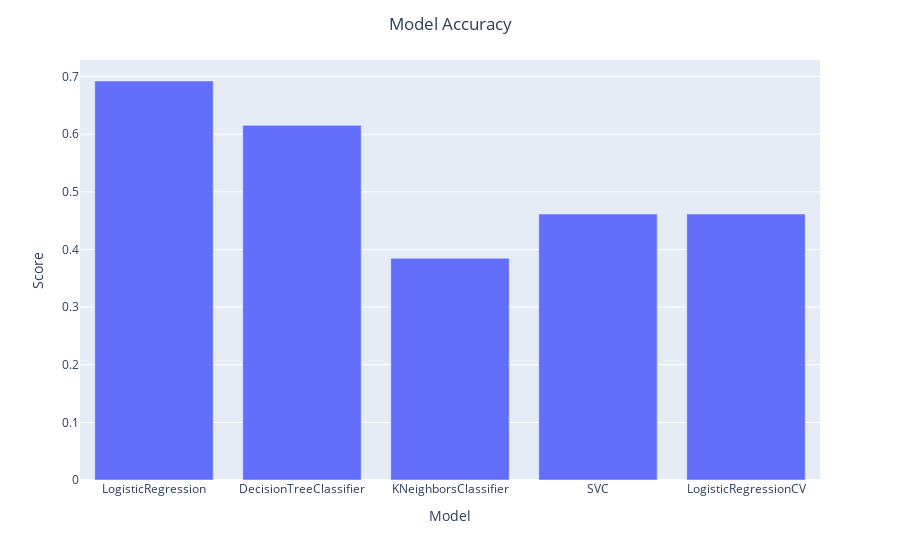

Here is the notebook cell this chart was saved with:
### Code cell
pFig1 = px.bar(performDf, x = 'Model', y = 'Score')
pFig1.update_layout(
            title={
            'text' : 'Model Accuracy',
            'x':0.5,
            'xanchor': 'center'
        })
pFig1.show()

### Figure 1 — Plotly figure (JSON) as saved in the notebook; plotly's stock layout.template omitted (floating-point values rounded to 4 significant figures)
{"data": [{"alignmentgroup": "True", "hovertemplate": "Model=%{x}<br>Score=%{y}<extra></extra>", "legendgroup": "", "marker": {"color": "#636efa", "pattern": {"shape": ""}}, "name": "", "offsetgroup": "", "orientation": "v", "showlegend": false, "textposition": "auto", "type": "bar", "x": ["LogisticRegression", "DecisionTreeClassifier", "KNeighborsClassifier", "SVC", "LogisticRegressionCV"], "xaxis": "x", "y": [0.6923, 0.6154, 0.3846, 0.4615, 0.4615], "yaxis": "y"}], "layout": {"barmode": "relative", "legend": {"tracegroupgap": 0}, "margin": {"t": 60}, "title": {"text": "Model Accuracy", "x": 0.5, "xanchor": "center"}, "xaxis": {"anchor": "y", "domain": [0, 1], "title": {"text": "Model"}}, "yaxis": {"anchor": "x", "domain": [0, 1], "title": {"text": "Score"}}}}
